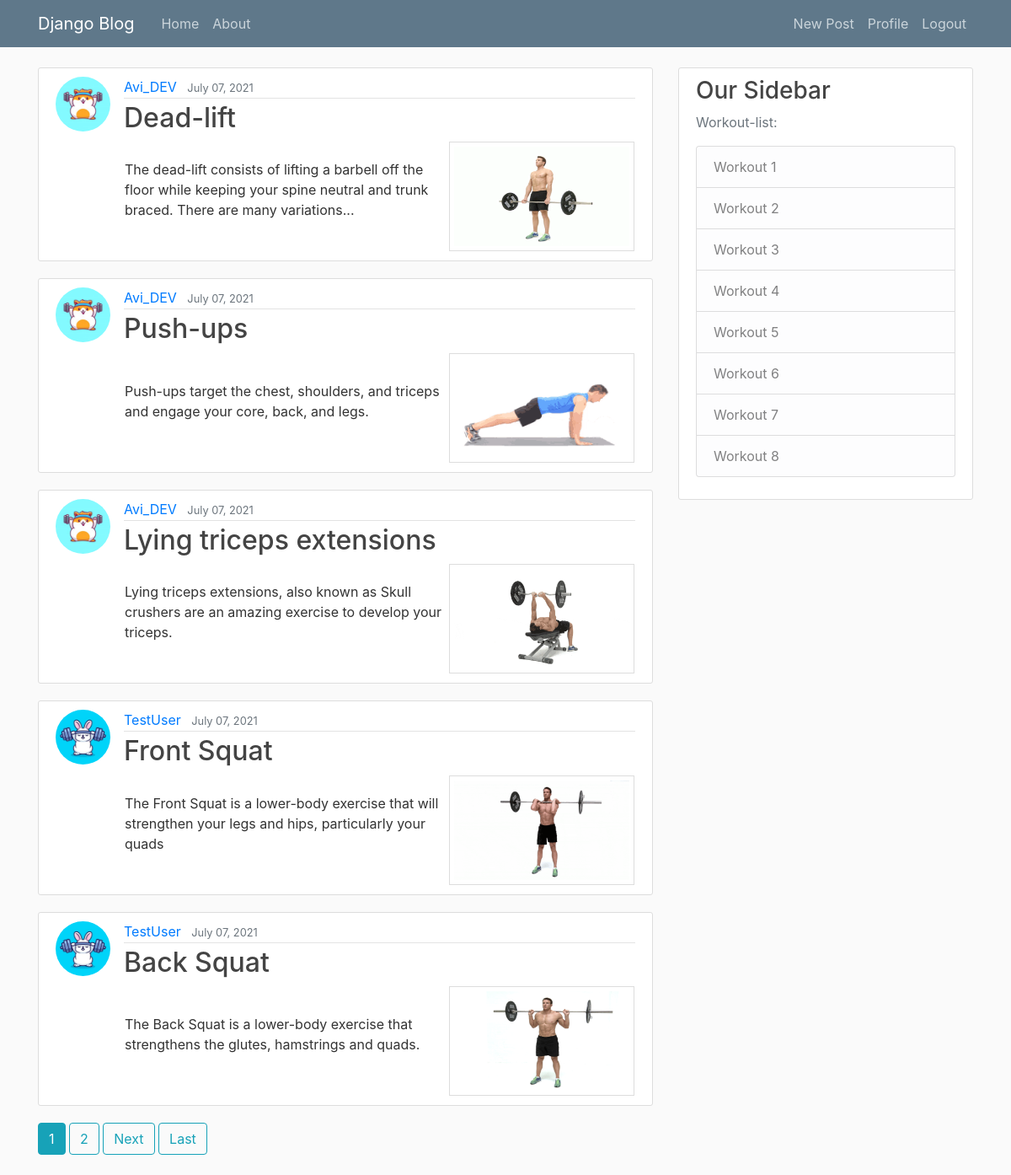
The app's page / (signed in) with its own data.
### blog/models.py (models this page shows, shortened)
class Post(models.Model):
    title = models.CharField(max_length=100)
    header_image = models.ImageField(null=True, blank=True, upload_to="images/")
    content = models.TextField()
    date_posted = models.DateTimeField(default=timezone.now)
    author = models.ForeignKey(User, on_delete=models.CASCADE)

### users/models.py (models this page shows, shortened)
class Profile(models.Model):
    user = models.OneToOneField(User, on_delete=models.CASCADE)
    image = models.ImageField(default='default.jpg', upload_to='profile_pics')

### blog/views.py (the view)
# urls.py: path('', PostListView.as_view(), name='blog-home'),
class PostListView(ListView):
    model = Post
    template_name = 'blog/home.html'  # <app>/<model>_<viewtype>.html
    context_object_name = 'posts'
    ordering = ['-date_posted']
    paginate_by = 5

### blog/templates/blog/home.html (shortened to what this page needs)
{% extends "blog/base.html" %}
{% block content %}
    {% for post in posts %}
        <article class="media content-section">
          <img class="rounded-circle article-img" src="{{ post.author.profile.image.url }}">
          <div class="media-body">
            <div class="article-metadata">
              <a class="mr-2" href="{% url 'user-posts' post.author.username %}">{{ post.author }}</a>
              <small class="text-muted">{{ post.date_posted|date:"F d, Y" }}</small>
            </div>
            <html>
              <body >
                  <h2><a class="article-title" href="{% url 'post-detail' post.id %}">{{ post.title }}</a></h2>
                  <table>
                      <tr>
                      <td width=70%>
                          <p class="article-content">{{ post.content }}</p>
                      </td>
                      <td width=30% align="right">
                          <div class="exercise" <a target="_blank" href="{{post.header_image.url}}">
                          <img style="border: 1px solid #ddd;
                          padding: 5px;
                          height:130px;
                          width: 220px;" src="{{post.header_image.url}}"  alt="exercise">
                          </a></div>
                      </td>
                      </tr>
                  </table>
              </body>
            </html>
          </div>
        </article>
    {% endfor %}
    {% if is_paginated %}
      {% for num in page_obj.paginator.page_range %}
        {% if page_obj.number == num %}
          <a class="btn btn-info mb-4" href="?page={{ num }}">{{ num }}</a>
        {% elif num > page_obj.number|add:'-3' and num < page_obj.number|add:'3' %}
          <a class="btn btn-outline-info mb-4" href="?page={{ num }}">{{ num }}</a>
        {% endif %}
      {% endfor %}
      {% if page_obj.has_next %}
        <a class="btn btn-outline-info mb-4" href="?page={{ page_obj.next_page_number }}">Next</a>
        <a class="btn btn-outline-info mb-4" href="?page={{ page_obj.paginator.num_pages }}">Last</a>
      {% endif %}
    {% endif %}
{% endblock content %}

### blog/static/blog/main.css (style rules this page uses)
body { background: #fafafa; color: #333333; margin-top: 5rem; }
h1, h2, h3, h4, h5, h6 { color: #444444; }
.content-section { background: #ffffff; padding: 10px 20px; border: 1px solid #dddddd; border-radius: 3px; margin-bottom: 20px; }
.article-title { color: #444444; }
.article-content { white-space: pre-line; }
.article-img { height: 65px; width: 65px; margin-right: 16px; }
.article-metadata { padding-bottom: 1px; margin-bottom: 4px; border-bottom: 1px solid #e3e3e3 }

### records on screen
Post: author.profile.image (picture), author "Avi_DEV", date_posted "July 07, 2021", title "Dead-lift", content "The dead-lift consists of lifting a barbell off the floor while keeping your spine neutral and trunk braced. There are many variations...", header_image (picture)
Post: author.profile.image (picture), author "Avi_DEV", date_posted "July 07, 2021", title "Push-ups", content "Push-ups target the chest, shoulders, and triceps and engage your core, back, and legs.", header_image (picture)
Post: author.profile.image (picture), author "Avi_DEV", date_posted "July 07, 2021", title "Lying triceps extensions", content "Lying triceps extensions, also known as Skull crushers are an amazing exercise to develop your triceps.", header_image (picture)
Post: author.profile.image (picture), author "TestUser", date_posted "July 07, 2021", title "Front Squat", content "The Front Squat is a lower-body exercise that will strengthen your legs and hips, particularly your quads", header_image (picture)
Post: author.profile.image (picture), author "TestUser", date_posted "July 07, 2021", title "Back Squat", content "The Back Squat is a lower-body exercise that strengthens the glutes, hamstrings and quads.", header_image (picture)

### other values on screen
{{ num }} "1"
{{ num }} "2"
